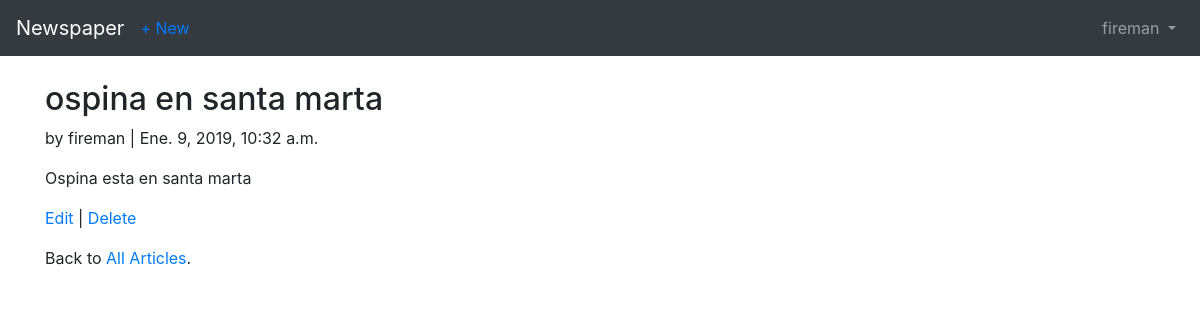
Screenshot of /articles/3 (signed in) with the database file from the repository.
### users/models.py (models this page shows)
class CustomUser(AbstractUser):
    age = models.PositiveIntegerField(null=True, blank=True)
    picture = models.ImageField(upload_to='media/',null=True, blank=True)

### articles/models.py (models this page shows, shortened)
class Article(models.Model):
    title = models.CharField(max_length=255)
    body = models.TextField()
    date = models.DateTimeField(auto_now_add=True)
    author = models.ForeignKey(get_user_model(), on_delete=models.CASCADE)

### articles/views.py (the view)
# urls.py: path('<int:pk>', ArticleDetailView.as_view(), name='article_detail'),
class ArticleDetailView(LoginRequiredMixin,DetailView):
    model = Article
    template_name = 'articles/article_detail.html'
    login_url = 'login'

### articles/templates/articles/article_detail.html
{% extends 'base.html' %}
{% block content %}
    <div class="article-entry">
        <h2>{{ object.title }}</h2>
        <p>by {{ object.author }} | {{ object.date }}</p>
        <p>{{ object.body }}</p>
    </div>
    <p><a href="{% url 'article_edit' article.pk %}">Edit</a> |
        <a href="{% url 'article_delete' article.pk %}">Delete</a></p>
    <p>Back to <a href="{% url 'article_list' %}">All Articles</a>.</p>
{% endblock content %}

### templates/base.html (shortened to what this page needs)
<!DOCTYPE html>
<html lang="es">
<head>
    <link rel="stylesheet" href="https://stackpath.bootstrapcdn.com/bootstrap/4.2.1/css/bootstrap.min.css">
</head>
<body>
        <nav class="navbar navbar-expand-md navbar-dark bg-dark mb-4">
                <a class="navbar-brand" href="{% url 'home' %}">Newspaper</a>
                {% if user.is_authenticated %}
                <ul class="navbar-nav mr-auto">
                    <li class="nav-item"><a href="{% url 'article_new' %}">+ New</a></li>
                </ul>
                {% endif %}
                <div class="collapse navbar-collapse" id="navbarCollapse">
                        {% if user.is_authenticated %}
                            <ul class="navbar-nav ml-auto">
                                <li class="nav-item">
                                    <a class="nav-link dropdown-toggle" href="#" id="userMenu"
                                        data-toggle="dropdown" aria-haspopup="true"
                                        aria-expanded="false">
                                        {{ user.username }}
                                    </a>
                                </li>
                            </ul>
                        {% else %}
                            <form class="form-inline ml-auto">
                                <a href="{% url 'login' %}" class="btn btn-outline-secondary"> Entrar</a>
                                <a href="{% url 'signup' %}" class="btn btn-primary ml-2"> Registrarme</a>
                            </form>
                        {% endif %}
                </div>
        </nav>
        <div class="container">
                {% block content %}
                {% endblock content %}
         </div>
</body>
</html>

### rows the page displays
CustomUser: username "fireman"
Article: title "ospina en santa marta", author "fireman", date "Ene. 9, 2019, 10:32 a.m.", body "Ospina esta en santa marta"
